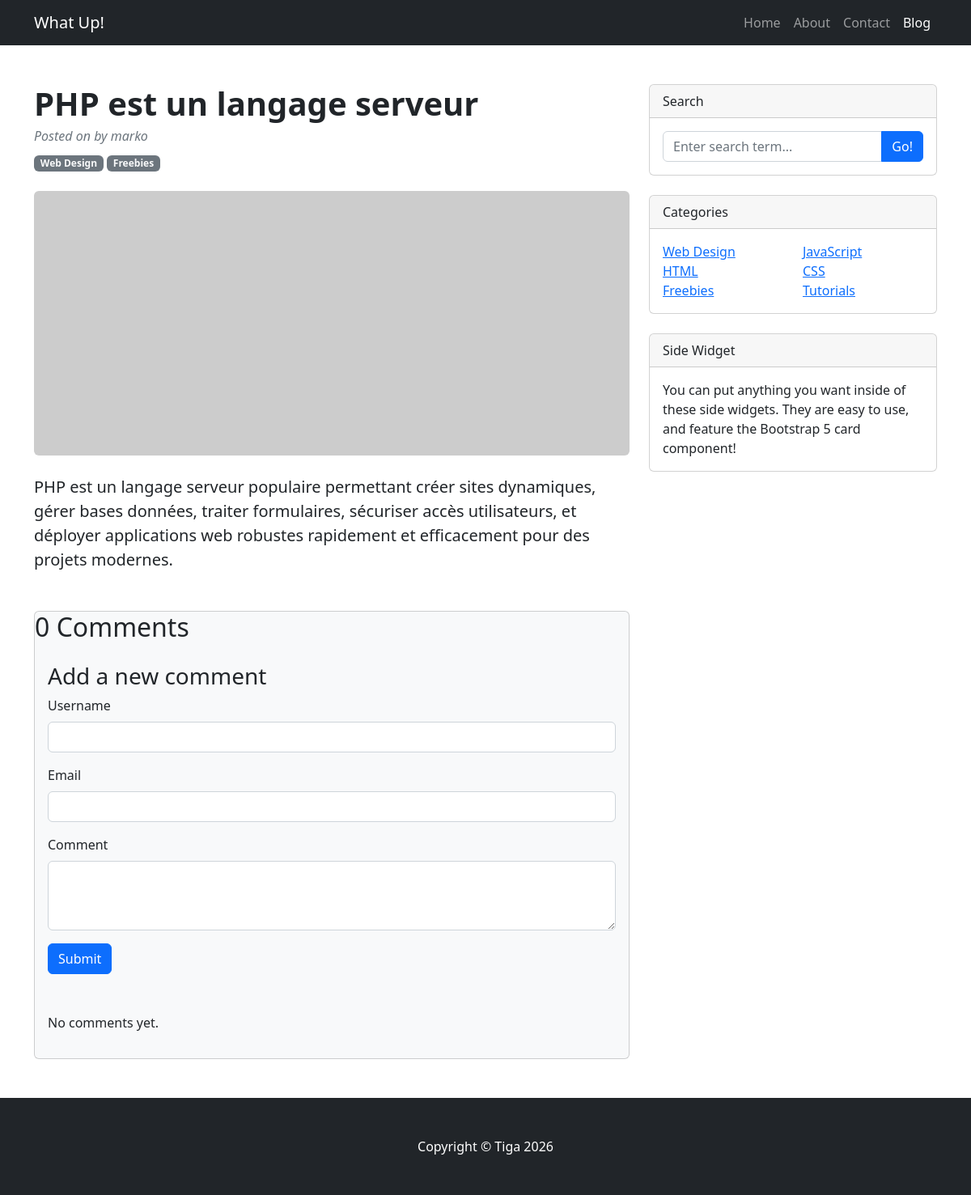
Page /post/php-est-un-langage-serveur/ on the committed database.
### blog/models.py (models this page shows, shortened)
class Post(models.Model):
    category = models.ForeignKey(Category, on_delete=models.CASCADE, related_name='posts')
    STATUS_CHOICES = (
        ('draft', 'Draft'),
        ('published', 'Published'),
    )
    title = models.CharField(max_length=200)
    slug = models.SlugField(max_length=200)
    body = models.TextField()
    created_at = models.DateTimeField(auto_now_add=True)
    updated = models.DateTimeField(auto_now= True)
    status = models.CharField(choices=STATUS_CHOICES, default='draft', max_length=10)
    pusblish = models.DateTimeField(default=timezone.now)
    author = models.ForeignKey(User, on_delete=models.CASCADE, related_name='posted')

### blog/views.py (the view)
# urls.py: path('post/<slug:slug>/', views.post_detail, name='post_detail'),
def post_detail(request, slug: str):
    post = get_object_or_404(Post, slug=slug)
    comments = Comment.objects.filter(post=post.id)
    new_comment = None
    if request.method == 'POST':
        comment_form = CommentForm(data= request.POST)
        if comment_form.is_valid():
            new_comment = comment_form.save(commit=False)
            new_comment.post = post
            new_comment.save()
    else:
        comment_form = CommentForm()
    return render(request, 'blog/post/detail.html', {
                                        'post': post,
                                        'comments': comments,
                                        'new_comment': new_comment,
                                        'comment_form': comment_form
                                        })

### blog/forms.py
class CommentForm(forms.ModelForm):
    username = forms.CharField(max_length=80, widget=forms.TextInput(attrs={'class': 'form-control'}))
    email = forms.EmailField(widget=forms.EmailInput(attrs={'class': 'form-control'}))
    body = forms.CharField(widget=forms.Textarea(attrs={'class': 'form-control', 'rows': 3}))
    class Meta:
        model = Comment
        fields = ['username', 'email', 'body']

### blog/templates/blog/post/detail.html (shortened to what this page needs)
{% extends "blog/post/base.html" %}
{% block content %}
        <div class="container mt-5">
            <div class="row">
                <div class="col-lg-8">
                    <article>
                        <header class="mb-4">
                            <h1 class="fw-bolder mb-1">{{ post.title }}</h1>
                            <div class="text-muted fst-italic mb-2">Posted on {{ post.publish }} by {{ post.author.username }}</div>
                            <a class="badge bg-secondary text-decoration-none link-light" href="#!">Web Design</a>
                            <a class="badge bg-secondary text-decoration-none link-light" href="#!">Freebies</a>
                        </header>
                        <figure class="mb-4"><img class="img-fluid rounded" src="https://dummyimage.com/900x400/ced4da/6c757d.jpg" alt="..." /></figure>
                        <section class="mb-5">
                            <p class="fs-5 mb-4">{{ post.body }}</p>
                        </section>
                    </article>
                    <section class="mb-5">
                        <div class="card bg-light">
                            <h2>
                                {% with comments.count as total_comments %}
                                    {{ total_comments }} Comment{{ total_comments|pluralize }}
                                {% endwith %}
                            </h2>
                            <div class="card-body">
                                 {% if new_comment%}
                                    <h3>you have successfully added a comment</h3>
                                 {%else %}
                                    <h3>Add a new comment</h3>
                                    <form action="" method="POST" class="mb-5">
                                        <div class="mb-3">
                                            <label for="username" class="form-label">Username</label>
                                            {{ comment_form.username }}
                                        </div>
                                        <div class="mb-3">
                                            <label for="email" class="form-label">Email</label>
                                            {{ comment_form.email }}
                                        </div>
                                        <div class="mb-3">
                                            <label for="body" class="form-label">Comment</label>
                                            {{ comment_form.body }}
                                        </div>
                                        <button type="submit" class="btn btn-primary">Submit</button>
                                    </form>
                                 {% endif %}
                                {% for comment in comments %}
                                 <div class="d-flex mb-2">
                                    <div class="flex-shrink-0"><img class="rounded-circle" src="https://dummyimage.com/50x50/ced4da/6c757d.jpg" alt="..." /></div>
                                    <div class="ms-3">
                                        <div class="fw-bold">
                                            #{{forloop.counter}}
                                            {{ comment.username }}
                                            <span class="text-muted">{{ comment.created_at }}</span>
                                        </div>
                                        {{ comment.body }}
                                    </div>
                                </div>
                                {% empty %}
                                    <p>No comments yet.</p>
                                {% endfor%}
                            </div>
                        </div>
                    </section>
                </div>
                <div class="col-lg-4">
                    <div class="card mb-4">
                        <div class="card-header">Search</div>
                        <div class="card-body">
                            <div class="input-group">
                                <input class="form-control" type="text" placeholder="Enter search term..." aria-label="Enter search term..." aria-describedby="button-search" />
                                <button class="btn btn-primary" id="button-search" type="button">Go!</button>
                            </div>
                        </div>
                    </div>
                    <div class="card mb-4">
                        <div class="card-header">Categories</div>
                        <div class="card-body">
                            <div class="row">
                                <div class="col-sm-6">
                                    <ul class="list-unstyled mb-0">
                                        <li><a href="#!">Web Design</a></li>
                                        <li><a href="#!">HTML</a></li>
                                        <li><a href="#!">Freebies</a></li>
                                    </ul>
                                </div>
                                <div class="col-sm-6">
                                    <ul class="list-unstyled mb-0">
                                        <li><a href="#!">JavaScript</a></li>
                                        <li><a href="#!">CSS</a></li>
                                        <li><a href="#!">Tutorials</a></li>
                                    </ul>
                                </div>
                            </div>
                        </div>
                    </div>
                    <div class="card mb-4">
                        <div class="card-header">Side Widget</div>
                        <div class="card-body">You can put anything you want inside of these side widgets. They are easy to use, and feature the Bootstrap 5 card component!</div>
                    </div>
                </div>
            </div>
        </div>
{% endblock %}

### rows in the picture
Post: title "PHP est un langage serveur", author.username "marko", body "PHP est un langage serveur populaire permettant créer sites dynamiques, gérer bases données, traiter formulaires, sécuriser accès utilisateurs, et déployer applications web robustes rapidement et efficacement pour des projets modernes."

### other values in the picture
{{ total_comments }} "0"
